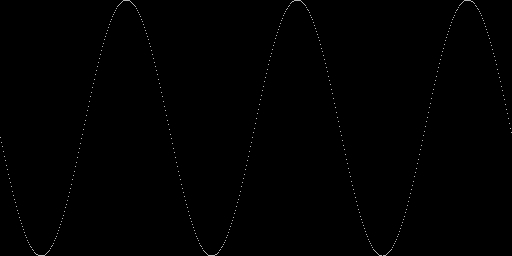
Frame 1 (no input)
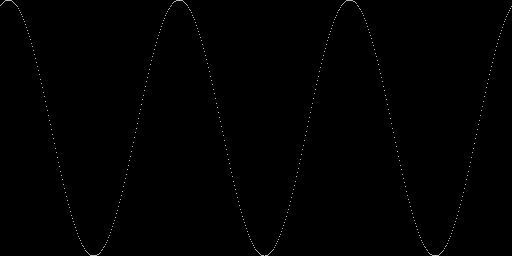
Frame 60 (the mouse pressed at the canvas centre just before this capture)
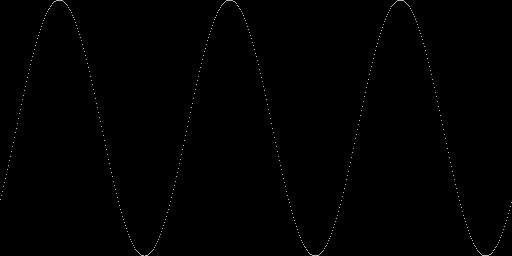
Frame 120 (the mouse held since frame 60 and released just before this capture)

The Processing sketch that drew these frames (run headless with seeded random() and noise(); from frame 60 on, the mouse is pressed at the canvas centre):

// Processing sketch: SimpleSineDrawing
// ── SimpleSineDrawing.pde
int speed = 2; // how fast it scrolls across the screen (0 is not moving)
float periods = 3; // how many humps the sine wave has
float waveHeight;  // the height of the wave

void setup()
{
  size(512,256);
  background(0);
  
  waveHeight = height/2;
}


void draw()
{
  //periods = map(mouseX, 0,width, 1, 20);
  
  //waveHeight = height/2 * sin(frameCount/20);
  
  background(0);
  fill(255);
  stroke(255);
  
  for (int index=0; index < width; index++)
  {
    int movedIndex = index + (frameCount*speed);
    movedIndex = movedIndex % width; // wrap around width
    
    float heightValue = waveHeight * 
      sin( map(movedIndex, 0,width, 0, periods*TWO_PI) ) 
      + waveHeight;
    
    point(index, heightValue);
  }
}
